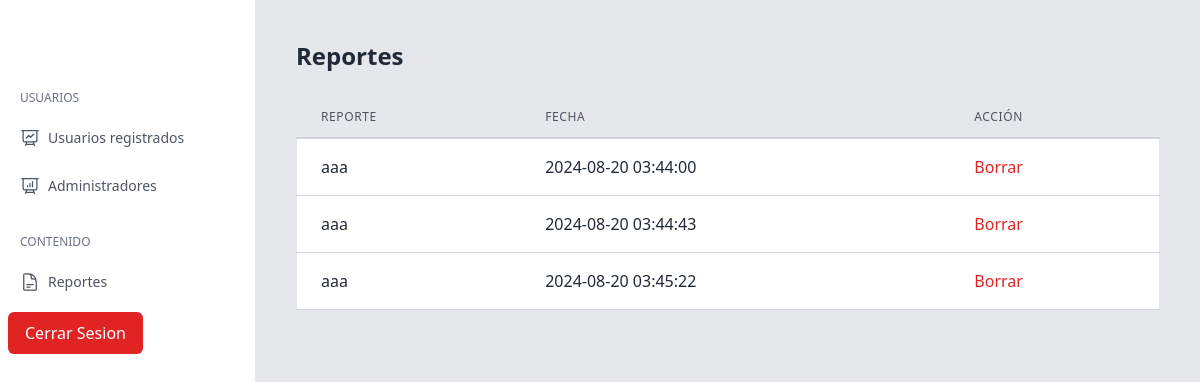
Screenshot of /crud-ad/reporte.php (signed in) with the database file from the repository.
### tables this page shows
CREATE TABLE `reportes` (
  `id` int(11) NOT NULL,
  `reporte` text NOT NULL,
  `fecha` timestamp NOT NULL DEFAULT current_timestamp()
);

### src/crud-ad/reporte.php (the view, shortened to what this page needs)
<?php
include 'db_connection.php';
$sql = "SELECT * FROM reportes";
$result = $conn->query($sql);
?>
<!doctype html>
<html class="bg-gray-200">
<head>
    <link href="../output.css" rel="stylesheet">
    <link rel="stylesheet" href="css/index.css">
</head>
<body>
    <div class="flex h-screen">
        <?php
        include('templates/aside.php')
            ?>
        <main class="flex-1 p-10">
            <h1 class="text-2xl font-bold mb-6">Reportes</h1>
            <div class="overflow-x-auto">
                <table class="min-w-full bg-white dark:bg-gray-900 border dark:border-gray-700">
                    <thead>
                        <tr>
                            <th
                                class="px-6 py-3 border-b-2 border-gray-300 dark:border-gray-700 bg-gray-200 dark:bg-gray-800 text-left text-xs leading-4 font-medium text-gray-600 dark:text-gray-200 uppercase tracking-wider">
                                Reporte
                            </th>
                            <th
                                class="px-6 py-3 border-b-2 border-gray-300 dark:border-gray-700 bg-gray-200 dark:bg-gray-800 text-left text-xs leading-4 font-medium text-gray-600 dark:text-gray-200 uppercase tracking-wider">
                                Fecha
                            </th>
                            <th
                                class="px-6 py-3 border-b-2 border-gray-300 dark:border-gray-700 bg-gray-200 dark:bg-gray-800 text-left text-xs leading-4 font-medium text-gray-600 dark:text-gray-200 uppercase tracking-wider">
                                Acción
                            </th>
                        </tr>
                    </thead>
                    <tbody id="table-body">
                        <?php
                        if ($result->num_rows > 0) {
                            while ($row = $result->fetch_assoc()) {
                                echo "<tr>
                                <td class='px-6 py-4 whitespace-no-wrap border-b border-gray-300 dark:border-gray-700'>" . htmlspecialchars($row["reporte"]) . "</td>
                                <td class='px-6 py-4 whitespace-no-wrap border-b border-gray-300 dark:border-gray-700'>" . htmlspecialchars($row["fecha"]) . "</td>
                                <td class='px-6 py-4 whitespace-no-wrap border-b border-gray-300 dark:border-gray-700'>
                                    <form method='post' style='display:inline;'>
                                        <input type='hidden' name='delete_id' value='" . htmlspecialchars($row["id"]) . "' />
                                        <button type='submit' class='text-red-600 hover:text-red-800'>
                                            Borrar
                                        </button>
                                    </form>
                                </td>
                            </tr>";
                            }
                        } else {
                            echo "<tr><td colspan='3' class='px-6 py-4 text-center'>No hay reportes disponibles</td></tr>";
                        }
                        ?>
                    </tbody>
                </table>
            </div>
        </main>
    </div>
</body>
</html>

### rows the page displays
reportes: reporte "aaa", fecha "2024-08-20 03:44:00"
reportes: reporte "aaa", fecha "2024-08-20 03:44:43"
reportes: reporte "aaa", fecha "2024-08-20 03:45:22"
